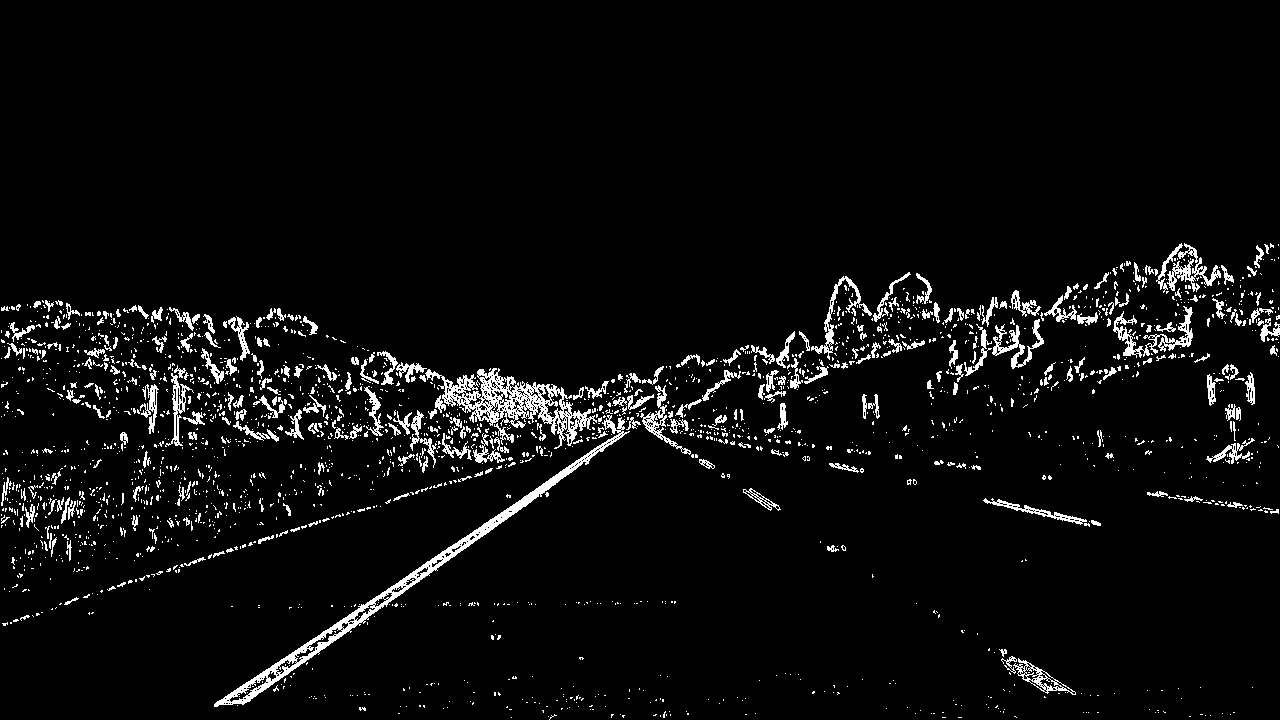
#> input picture output_images/straight_lines1_color-gradient.jpg, 1280 x 720 px; its folder holds 4 pictures in this run
$ python Warp.py
#> lines starting #> are read from the running program, lines starting #| are printed output that depends on the picture
import numpy as np
import cv2
import glob
import matplotlib.pyplot as plt
import matplotlib.image as mpimg
import re

# Warp image by using Perspective Transform
def warper(img, src, dst):

    # Compute and apply perpective transform
    img_size = (img.shape[1], img.shape[0])
    M = cv2.getPerspectiveTransform(src, dst)
    warped = cv2.warpPerspective(img, M, img_size, flags=cv2.INTER_LINEAR)  # keep same size as input image

    return warped

#%%
imgNames = glob.glob('../output_images/*_color-gradient.jpg')
pattern = re.compile('/output_images/(.*)_color-gradient.jpg')

for fname in imgNames:
    image = cv2.imread(fname)
#> image is the input picture: shape (720, 1280, 3); min 0, max 255, mean 11.9
    img_size = (image.shape[1], image.shape[0])
#> img_size = (1280, 720)
    src = np.float32(
        [[(img_size[0] / 2) - 50, img_size[1] / 2 + 100],
        [((img_size[0] / 6) - 10), img_size[1]],
        [(img_size[0] * 5 / 6) + 60, img_size[1]],
        [(img_size[0] / 2 + 50), img_size[1] / 2 + 100]])
    dst = np.float32(
        [[(img_size[0] / 4), 0],
        [(img_size[0] / 4), img_size[1]],
        [(img_size[0] * 3 / 4), img_size[1]],
        [(img_size[0] * 3 / 4), 0]])

    warped = warper(image, src, dst)
#> in warper, `warped = cv2.warpPerspective(img, M, img_size, flags=cv2.INTER_LINEAR)`:
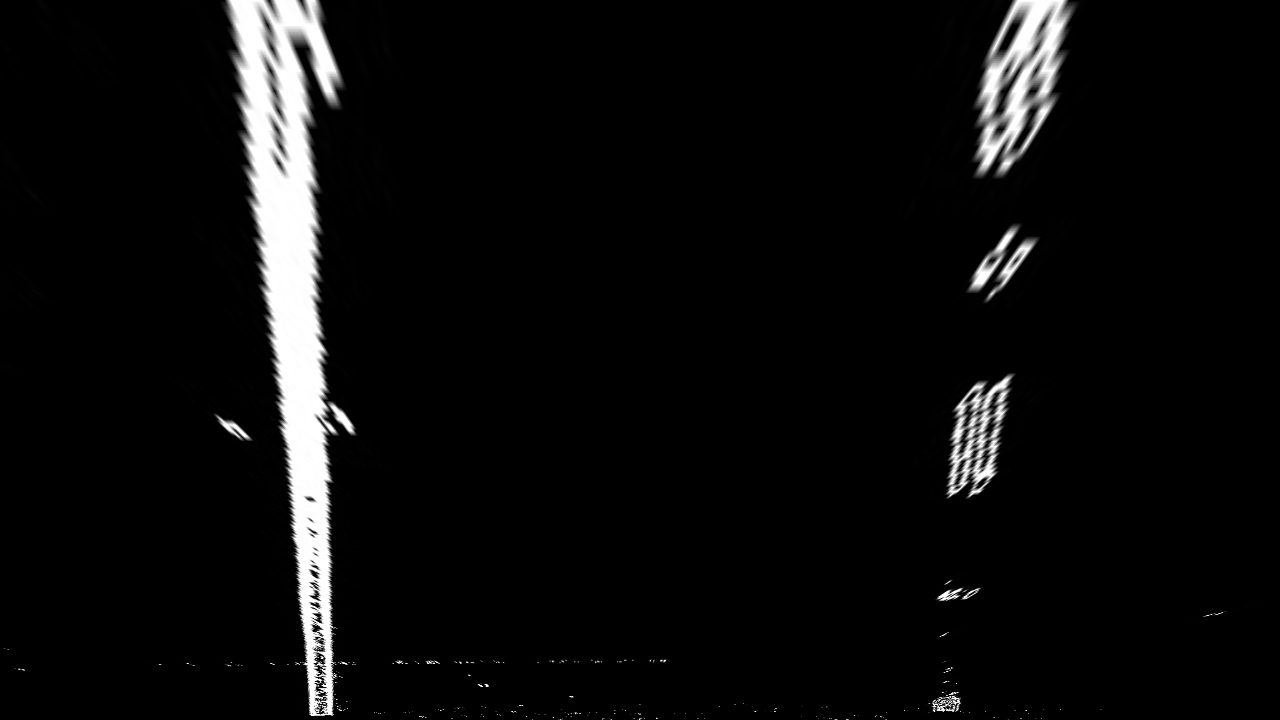
#> warped: shape (720, 1280, 3); min 0, max 255, mean 12.7
    name = pattern.search(fname).group(1)
    path = '../output_images/' + name + '_persp.jpg'
    cv2.imwrite(path, warped)
#> pass 2 of the loop `for fname in imgNames:`:
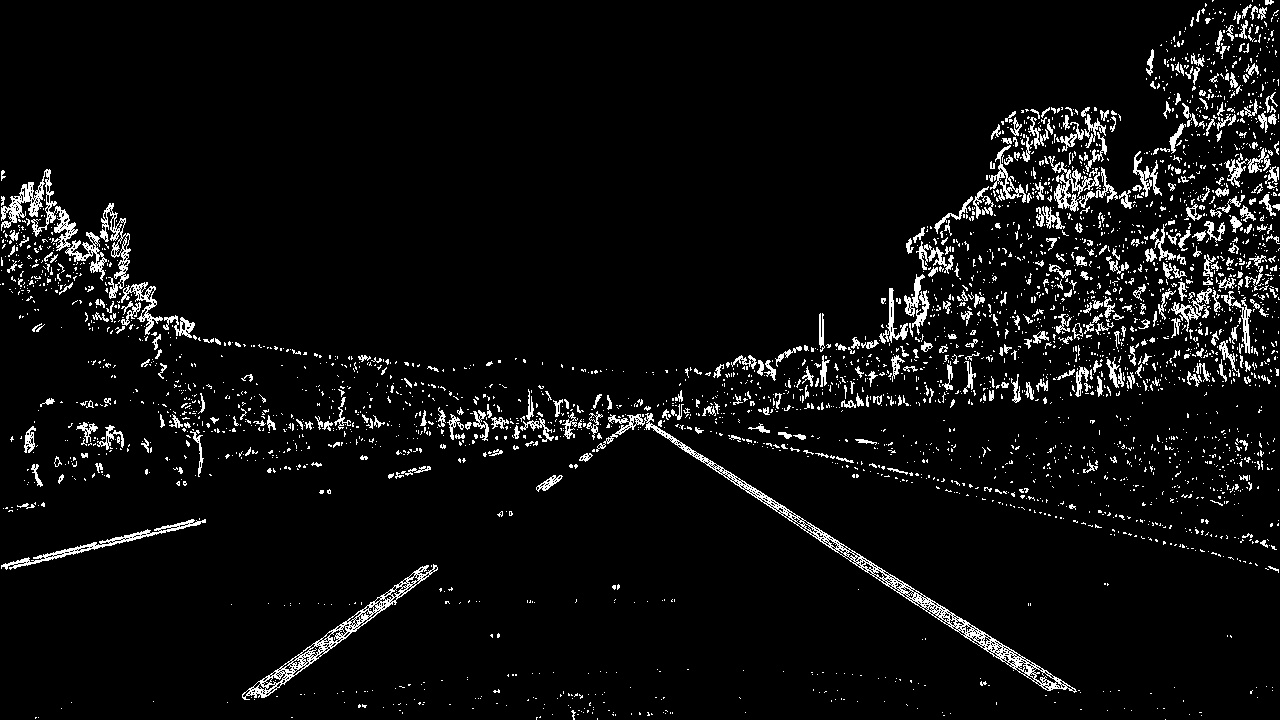
#> input picture output_images/straight_lines2_color-gradient.jpg, 1280 x 720 px
#> image is the input picture: shape (720, 1280, 3); min 0, max 255, mean 13.9
#> in warper (call 2), `warped = cv2.warpPerspective(img, M, img_size, flags=cv2.INTER_LINEAR)`:
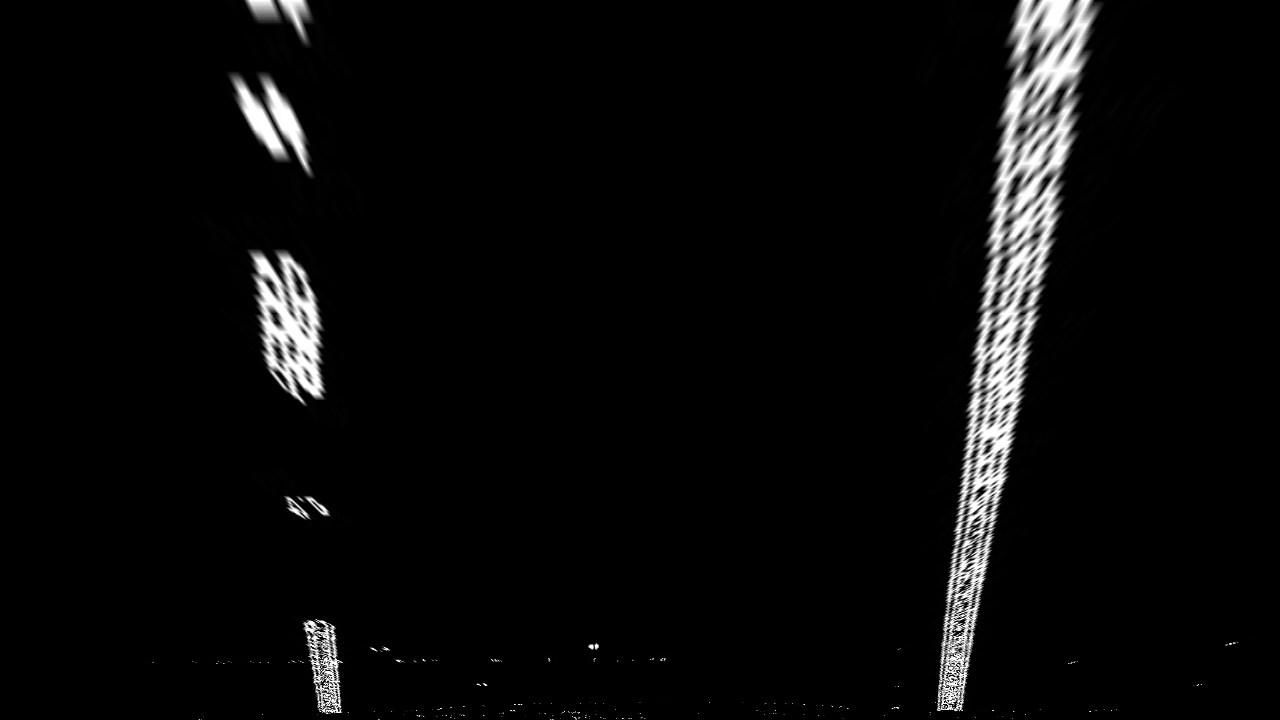
#> warped: shape (720, 1280, 3); min 0, max 255, mean 9.9
#> pass 3 of the loop `for fname in imgNames:`:
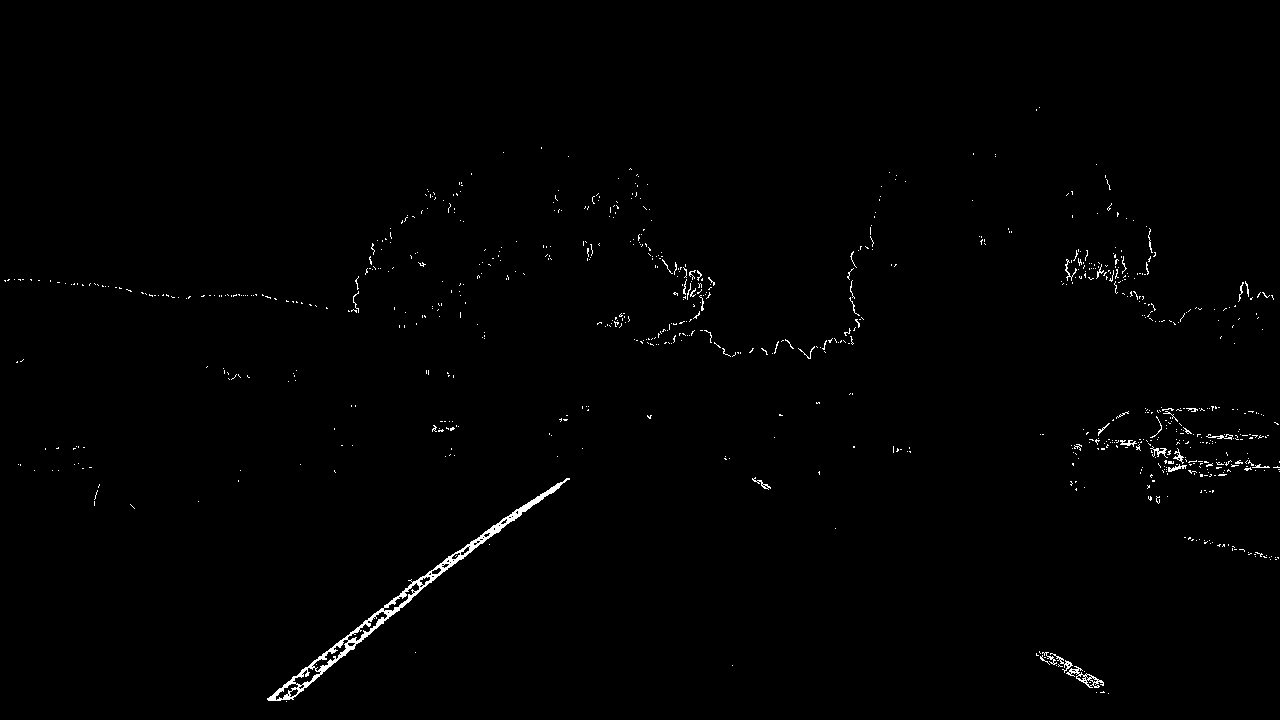
#> input picture output_images/test1_color-gradient.jpg, 1280 x 720 px
#> image is the input picture: shape (720, 1280, 3); min 0, max 255, mean 2
#> in warper (call 3), `warped = cv2.warpPerspective(img, M, img_size, flags=cv2.INTER_LINEAR)`:
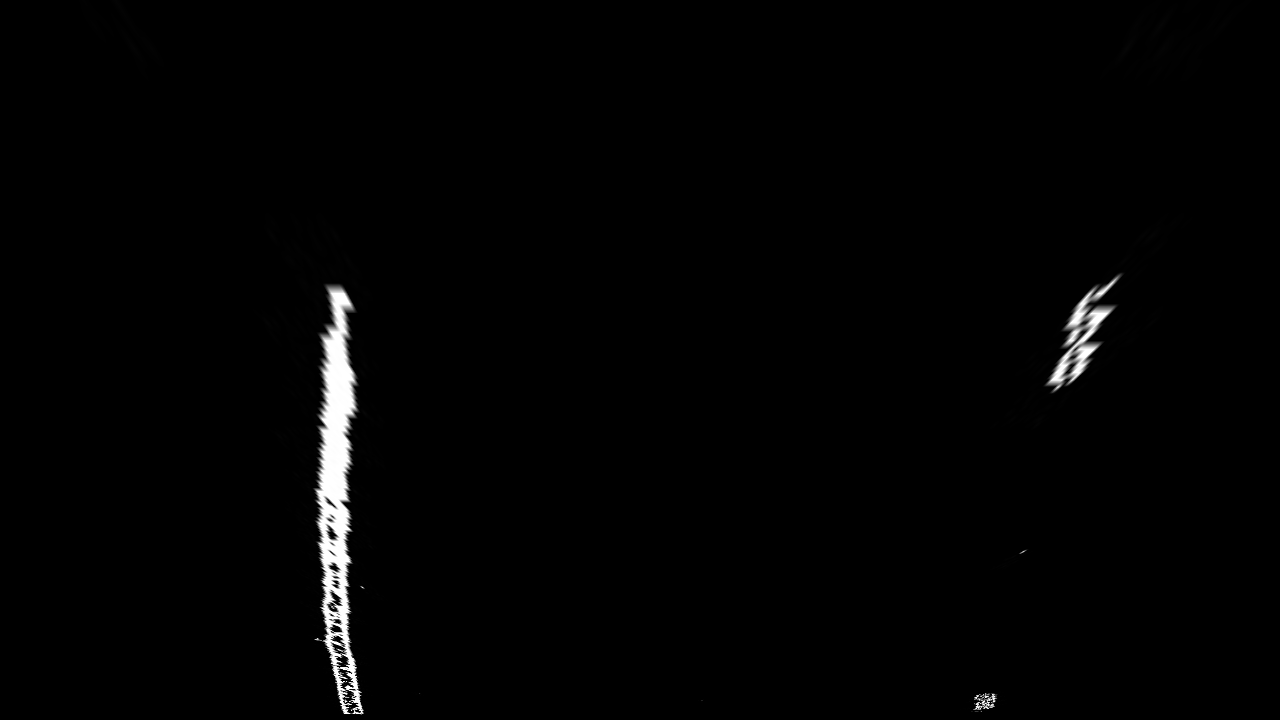
#> warped: shape (720, 1280, 3); min 0, max 255, mean 3.1
#> the loop made 4 passes; the first 3 are shown
